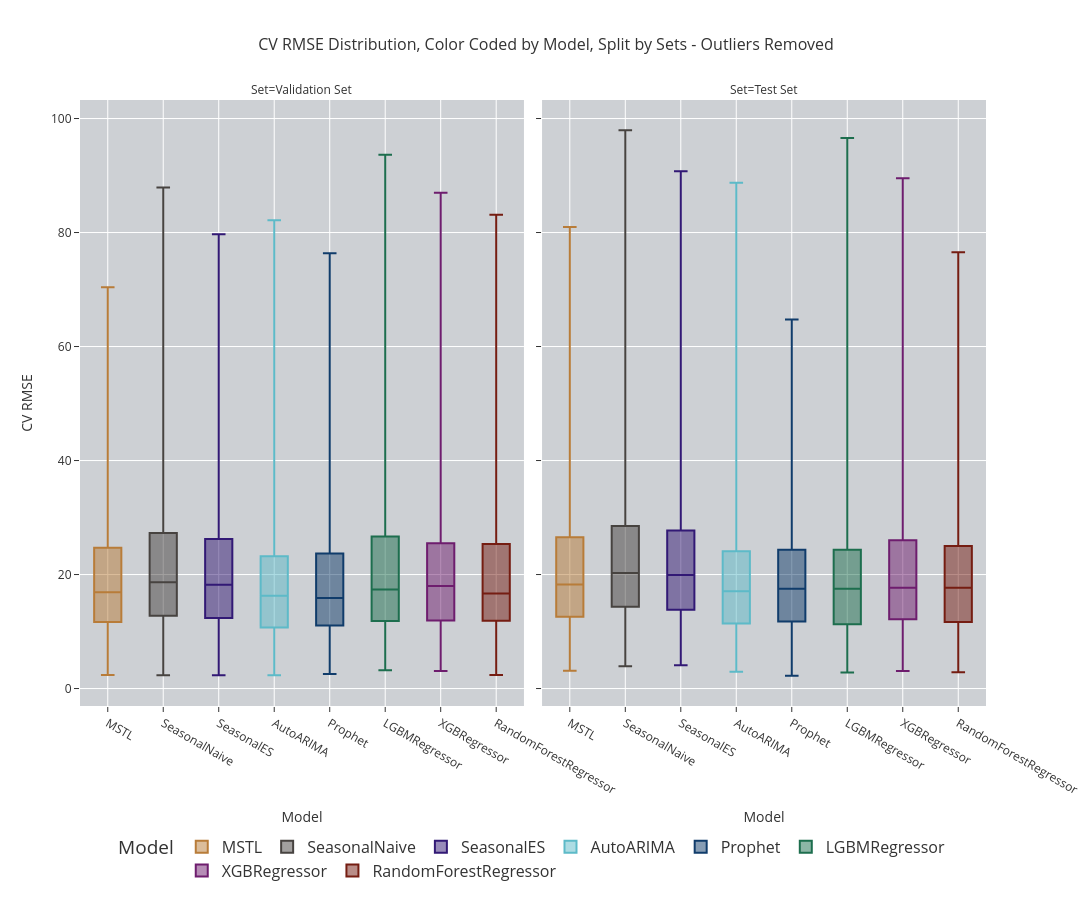

Notebook source saved alongside this figure:
### Code cell
Box = px.box(
    title='CV RMSE Distribution, Color Coded by Model, Split by Sets - Outliers Removed',
    data_frame=df_Metrics[df_Metrics['CV RMSE'] <= 100],
    x='Model',
    y='CV RMSE',
    width=1500,
    height=900,
    color='Model',
    color_discrete_map=color_discrete_map,
    template='ggplot2',
    facet_col='Set',
    points=False,
)

Box.update_layout(
     title_font=dict(size=16),  # Set the title font size
    font=dict(size=12),  # Set general font size for labels and axis titles
            hoverlabel=dict(
                font_size=20  # Set font size for hover data
            ),
             legend=dict(
                orientation='h',       
                yanchor='bottom',     
                y=-0.3,               
                xanchor='center',      
                 x=0.5,                 
                font=dict(size=16)     
            ),
            plot_bgcolor="#CDD0D4", 
)

Box.show()

### Figure 1 — Plotly figure (JSON) as saved in the notebook; plotly's stock layout.template omitted (floating-point values rounded to 4 significant figures; data arrays with more than 128 entries replaced by an {"elided": "..."} marker saying what was removed)
{"data": [{"alignmentgroup": "True", "boxpoints": false, "hovertemplate": "Model=%{x}<br>Set=Validation Set<br>CV RMSE=%{y}<extra></extra>", "legendgroup": "MSTL", "marker": {"color": "#B87C39"}, "name": "MSTL", "notched": false, "offsetgroup": "MSTL", "orientation": "v", "showlegend": true, "type": "box", "x": {"elided": "552 str values"}, "x0": " ", "xaxis": "x", "y": {"elided": "552 float values"}, "y0": " ", "yaxis": "y"}, {"alignmentgroup": "True", "boxpoints": false, "hovertemplate": "Model=%{x}<br>Set=Test Set<br>CV RMSE=%{y}<extra></extra>", "legendgroup": "MSTL", "marker": {"color": "#B87C39"}, "name": "MSTL", "notched": false, "offsetgroup": "MSTL", "orientation": "v", "showlegend": false, "type": "box", "x": {"elided": "554 str values"}, "x0": " ", "xaxis": "x2", "y": {"elided": "554 float values"}, "y0": " ", "yaxis": "y2"}, {"alignmentgroup": "True", "boxpoints": false, "hovertemplate": "Model=%{x}<br>Set=Validation Set<br>CV RMSE=%{y}<extra></extra>", "legendgroup": "SeasonalNaive", "marker": {"color": "#474340"}, "name": "SeasonalNaive", "notched": false, "offsetgroup": "SeasonalNaive", "orientation": "v", "showlegend": true, "type": "box", "x": {"elided": "554 str values"}, "x0": " ", "xaxis": "x", "y": {"elided": "554 float values"}, "y0": " ", "yaxis": "y"}, {"alignmentgroup": "True", "boxpoints": false, "hovertemplate": "Model=%{x}<br>Set=Test Set<br>CV RMSE=%{y}<extra></extra>", "legendgroup": "SeasonalNaive", "marker": {"color": "#474340"}, "name": "SeasonalNaive", "notched": false, "offsetgroup": "SeasonalNaive", "orientation": "v", "showlegend": false, "type": "box", "x": {"elided": "554 str values"}, "x0": " ", "xaxis": "x2", "y": {"elided": "554 float values"}, "y0": " ", "yaxis": "y2"}, {"alignmentgroup": "True", "boxpoints": false, "hovertemplate": "Model=%{x}<br>Set=Validation Set<br>CV RMSE=%{y}<extra></extra>", "legendgroup": "SeasonalES", "marker": {"color": "#321975"}, "name": "SeasonalES", "notched": false, "offsetgroup": "SeasonalES", "orientation": "v", "showlegend": true, "type": "box", "x": {"elided": "554 str values"}, "x0": " ", "xaxis": "x", "y": {"elided": "554 float values"}, "y0": " ", "yaxis": "y"}, {"alignmentgroup": "True", "boxpoints": false, "hovertemplate": "Model=%{x}<br>Set=Test Set<br>CV RMSE=%{y}<extra></extra>", "legendgroup": "SeasonalES", "marker": {"color": "#321975"}, "name": "SeasonalES", "notched": false, "offsetgroup": "SeasonalES", "orientation": "v", "showlegend": false, "type": "box", "x": {"elided": "554 str values"}, "x0": " ", "xaxis": "x2", "y": {"elided": "554 float values"}, "y0": " ", "yaxis": "y2"}, {"alignmentgroup": "True", "boxpoints": false, "hovertemplate": "Model=%{x}<br>Set=Validation Set<br>CV RMSE=%{y}<extra></extra>", "legendgroup": "AutoARIMA", "marker": {"color": "#5DBAC8"}, "name": "AutoARIMA", "notched": false, "offsetgroup": "AutoARIMA", "orientation": "v", "showlegend": true, "type": "box", "x": {"elided": "554 str values"}, "x0": " ", "xaxis": "x", "y": {"elided": "554 float values"}, "y0": " ", "yaxis": "y"}, {"alignmentgroup": "True", "boxpoints": false, "hovertemplate": "Model=%{x}<br>Set=Test Set<br>CV RMSE=%{y}<extra></extra>", "legendgroup": "AutoARIMA", "marker": {"color": "#5DBAC8"}, "name": "AutoARIMA", "notched": false, "offsetgroup": "AutoARIMA", "orientation": "v", "showlegend": false, "type": "box", "x": {"elided": "554 str values"}, "x0": " ", "xaxis": "x2", "y": {"elided": "554 float values"}, "y0": " ", "yaxis": "y2"}, {"alignmentgroup": "True", "boxpoints": false, "hovertemplate": "Model=%{x}<br>Set=Validation Set<br>CV RMSE=%{y}<extra></extra>", "legendgroup": "Prophet", "marker": {"color": "#103C6B"}, "name": "Prophet", "notched": false, "offsetgroup": "Prophet", "orientation": "v", "showlegend": true, "type": "box", "x": {"elided": "554 str values"}, "x0": " ", "xaxis": "x", "y": {"elided": "554 float values"}, "y0": " ", "yaxis": "y"}, {"alignmentgroup": "True", "boxpoints": false, "hovertemplate": "Model=%{x}<br>Set=Test Set<br>CV RMSE=%{y}<extra></extra>", "legendgroup": "Prophet", "marker": {"color": "#103C6B"}, "name": "Prophet", "notched": false, "offsetgroup": "Prophet", "orientation": "v", "showlegend": false, "type": "box", "x": {"elided": "554 str values"}, "x0": " ", "xaxis": "x2", "y": {"elided": "554 float values"}, "y0": " ", "yaxis": "y2"}, {"alignmentgroup": "True", "boxpoints": false, "hovertemplate": "Model=%{x}<br>Set=Validation Set<br>CV RMSE=%{y}<extra></extra>", "legendgroup": "LGBMRegressor", "marker": {"color": "#1D6E4E"}, "name": "LGBMRegressor", "notched": false, "offsetgroup": "LGBMRegressor", "orientation": "v", "showlegend": true, "type": "box", "x": {"elided": "545 str values"}, "x0": " ", "xaxis": "x", "y": {"elided": "545 float values"}, "y0": " ", "yaxis": "y"}, {"alignmentgroup": "True", "boxpoints": false, "hovertemplate": "Model=%{x}<br>Set=Test Set<br>CV RMSE=%{y}<extra></extra>", "legendgroup": "LGBMRegressor", "marker": {"color": "#1D6E4E"}, "name": "LGBMRegressor", "notched": false, "offsetgroup": "LGBMRegressor", "orientation": "v", "showlegend": false, "type": "box", "x": {"elided": "547 str values"}, "x0": " ", "xaxis": "x2", "y": {"elided": "547 float values"}, "y0": " ", "yaxis": "y2"}, {"alignmentgroup": "True", "boxpoints": false, "hovertemplate": "Model=%{x}<br>Set=Validation Set<br>CV RMSE=%{y}<extra></extra>", "legendgroup": "XGBRegressor", "marker": {"color": "#6E1D6E"}, "name": "XGBRegressor", "notched": false, "offsetgroup": "XGBRegressor", "orientation": "v", "showlegend": true, "type": "box", "x": {"elided": "552 str values"}, "x0": " ", "xaxis": "x", "y": {"elided": "552 float values"}, "y0": " ", "yaxis": "y"}, {"alignmentgroup": "True", "boxpoints": false, "hovertemplate": "Model=%{x}<br>Set=Test Set<br>CV RMSE=%{y}<extra></extra>", "legendgroup": "XGBRegressor", "marker": {"color": "#6E1D6E"}, "name": "XGBRegressor", "notched": false, "offsetgroup": "XGBRegressor", "orientation": "v", "showlegend": false, "type": "box", "x": {"elided": "553 str values"}, "x0": " ", "xaxis": "x2", "y": {"elided": "553 float values"}, "y0": " ", "yaxis": "y2"}, {"alignmentgroup": "True", "boxpoints": false, "hovertemplate": "Model=%{x}<br>Set=Validation Set<br>CV RMSE=%{y}<extra></extra>", "legendgroup": "RandomForestRegressor", "marker": {"color": "#751D12"}, "name": "RandomForestRegressor", "notched": false, "offsetgroup": "RandomForestRegressor", "orientation": "v", "showlegend": true, "type": "box", "x": {"elided": "554 str values"}, "x0": " ", "xaxis": "x", "y": {"elided": "554 float values"}, "y0": " ", "yaxis": "y"}, {"alignmentgroup": "True", "boxpoints": false, "hovertemplate": "Model=%{x}<br>Set=Test Set<br>CV RMSE=%{y}<extra></extra>", "legendgroup": "RandomForestRegressor", "marker": {"color": "#751D12"}, "name": "RandomForestRegressor", "notched": false, "offsetgroup": "RandomForestRegressor", "orientation": "v", "showlegend": false, "type": "box", "x": {"elided": "554 str values"}, "x0": " ", "xaxis": "x2", "y": {"elided": "554 float values"}, "y0": " ", "yaxis": "y2"}], "layout": {"annotations": [{"font": {}, "showarrow": false, "text": "Set=Validation Set", "x": 0.245, "xanchor": "center", "xref": "paper", "y": 1, "yanchor": "bottom", "yref": "paper"}, {"font": {}, "showarrow": false, "text": "Set=Test Set", "x": 0.755, "xanchor": "center", "xref": "paper", "y": 1, "yanchor": "bottom", "yref": "paper"}], "boxmode": "overlay", "font": {"size": 12}, "height": 900, "hoverlabel": {"font": {"size": 20}}, "legend": {"font": {"size": 16}, "orientation": "h", "title": {"text": "Model"}, "tracegroupgap": 0, "x": 0.5, "xanchor": "center", "y": -0.3, "yanchor": "bottom"}, "plot_bgcolor": "#CDD0D4", "title": {"font": {"size": 16}, "text": "CV RMSE Distribution, Color Coded by Model, Split by Sets - Outliers Removed"}, "width": 1500, "xaxis": {"anchor": "y", "categoryarray": ["MSTL", "SeasonalNaive", "SeasonalES", "AutoARIMA", "Prophet", "LGBMRegressor", "XGBRegressor", "RandomForestRegressor"], "categoryorder": "array", "domain": [0, 0.49], "title": {"text": "Model"}}, "xaxis2": {"anchor": "y2", "categoryarray": ["MSTL", "SeasonalNaive", "SeasonalES", "AutoARIMA", "Prophet", "LGBMRegressor", "XGBRegressor", "RandomForestRegressor"], "categoryorder": "array", "domain": [0.51, 1], "matches": "x", "title": {"text": "Model"}}, "yaxis": {"anchor": "x", "domain": [0, 1], "title": {"text": "CV RMSE"}}, "yaxis2": {"anchor": "x2", "domain": [0, 1], "matches": "y", "showticklabels": false}}}
